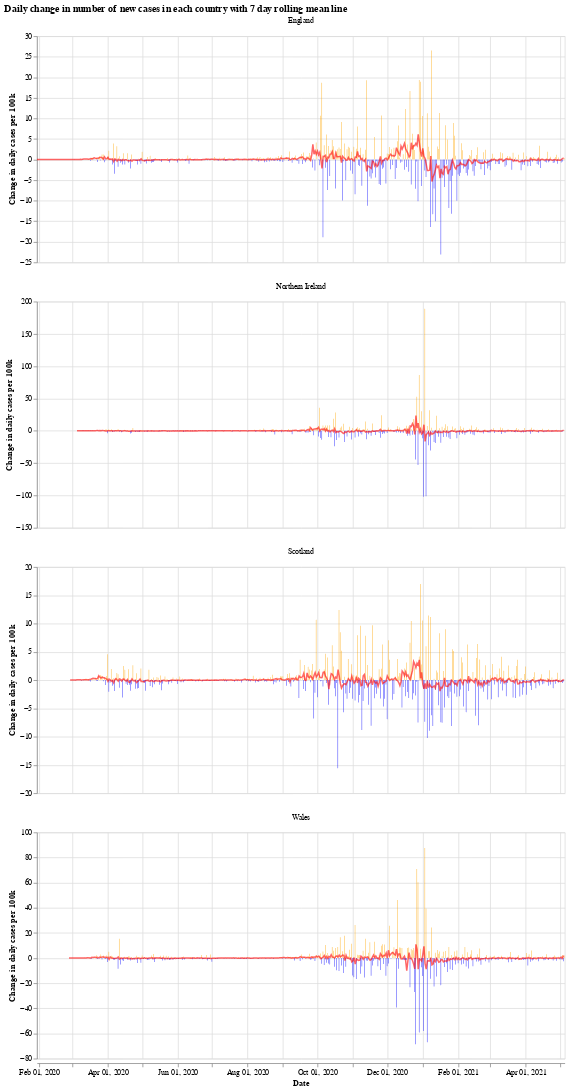

Notebook code for this chart:
### Markdown cell above
We will use the Python library `Altair` for visualising the data, see the [altair docs](https://altair-viz.github.io/) for more information.

First we have a graph which shows the daily change in the number of new cases for each country. This number jumps up and down all over the place, which is likely due to delay in reporting of new cases over the weekend. Another interesting thing is that it looks like the daily cases in Wales experienced a much shorter period of calm over the summer (calm in the sense of daily cases not jumping up and down).

The orange bars are days when the number of new cases (per 100k population) was more than the previous day, while the blue are days when the number of new cases dropped. The red line is the 7 day moving average. 

When the moving average line is below 0, it means that there is a consistent drop in new cases. We can see this clearly happening around the times that lockdowns were introduced (though, to varying degrees). I will update the graphs soon with a marker of when each lockdown started.

### Code cell
# collapse
import altair as alt

bars = alt.Chart(uk_cases).mark_bar().encode(
    x=alt.X("yearmonthdate(date):T", axis=alt.Axis(title='Date')),
    y=alt.Y("casesChangeRate:Q", axis=alt.Axis(title='Change in daily cases per 100k')),
    tooltip='casesChange',
    color=alt.condition(
        alt.datum.casesChangeRate > 0,
        alt.value("orange"),  # The positive color
        alt.value("blue")  # The negative color
    )
).properties(title='Daily change in number of new cases with 7 day rolling mean',width=700).interactive()

line = alt.Chart(uk_cases).mark_line(
    color='red',
    size=2,
    opacity=0.6
).transform_window(
    rolling_mean='mean(casesChangeRate)',
    frame=[0, 7],
    groupby=['areaName']
).encode(
    x='yearmonthdate(date):T',
    y='rolling_mean:Q'
)

alt.layer(bars, line, data=uk_cases).facet(alt.Column(
    'areaName', title=''), columns=1).resolve_scale(y='independent').properties(title='Daily change in number of new cases in each country with 7 day rolling mean line')

### Figure 1 — Vega-Lite specification as saved in the notebook (floating-point values rounded to 4 significant figures; data arrays with more than 128 entries replaced by an {"elided": "..."} marker saying what was removed)
{"config": {"view": {"continuousWidth": 400, "continuousHeight": 300}}, "data": {"name": "data-2781e2aba42497fdc77f845f584e04f3"}, "facet": {"type": "nominal", "field": "areaName", "title": ""}, "spec": {"layer": [{"mark": "bar", "encoding": {"color": {"condition": {"value": "orange", "test": "(datum.casesChangeRate > 0)"}, "value": "blue"}, "tooltip": {"type": "quantitative", "field": "casesChange"}, "x": {"type": "temporal", "axis": {"title": "Date"}, "field": "date", "timeUnit": "yearmonthdate"}, "y": {"type": "quantitative", "axis": {"title": "Change in daily cases per 100k"}, "field": "casesChangeRate"}}, "selection": {"selector001": {"type": "interval", "bind": "scales", "encodings": ["x", "y"]}}, "title": "Daily change in number of new cases with 7 day rolling mean", "width": 700}, {"mark": {"type": "line", "color": "red", "opacity": 0.6, "size": 2}, "encoding": {"x": {"type": "temporal", "field": "date", "timeUnit": "yearmonthdate"}, "y": {"type": "quantitative", "field": "rolling_mean"}}, "transform": [{"window": [{"op": "mean", "field": "casesChangeRate", "as": "rolling_mean"}], "frame": [0, 7], "groupby": ["areaName"]}]}]}, "columns": 1, "resolve": {"scale": {"y": "independent"}}, "title": "Daily change in number of new cases in each country with 7 day rolling mean line", "$schema": "https://vega.github.io/schema/vega-lite/v4.8.1.json", "datasets": {"data-2781e2aba42497fdc77f845f584e04f3": {"elided": "1752 records"}}}
